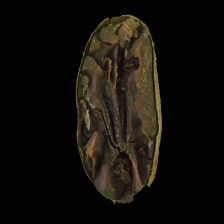
#> input picture The_new_thesis_approach/data/image(3).JPG, 224 x 224 px, found by its file name
$ jupyter execute --allow-errors 14H.ipynb   (older library calls are emulated)
#> lines starting #> are read from the running program, lines starting #| are printed output that depends on the picture; after the words box and inside, x2 and y2 are one past the last pixel; in counts of white or black regions, pixels touching at a corner belong together
### The_new_thesis_approach/image_extractor.py
import cv2
import numpy as np
import matplotlib.pyplot as plt
from scipy.stats import skew, kurtosis
from skimage.feature import graycomatrix, graycoprops, local_binary_pattern
import sys;
import os;
import mahotas as mh

# [20 lines left out: functions partition, quicksort, not called in this run]

def linear_fn(x, c):
    if (x+c>255):
        return 255
    return x+c

def curved(x, c):
    return 255*np.power(x/255, 1/c)

def init_lut(fn, coefficient):
    LUT = []
    for i in range(256):
        LUT.append(np.uint8(fn(i, coefficient)))
    return LUT

def apply_lut(img, channel, LUT):

    newimg = np.zeros(np.shape(img), dtype=np.uint8)
    for i in range(img.shape[0]):
        for j in range(img.shape[1]):
            newimg[i][j] = img[i][j]
            newimg[i][j][channel] = LUT[img[i][j][channel]]
    return newimg

def hsv_filter(im):
    image = im
    sp = np.shape(image)
    for i in range(sp[0]):
        for j in range(sp[1]):
            if image[i][j][2]<40:
                image[i][j] = np.array([0, 0, 0])
    # h,s,v = cv2.split(im)
    # th_v = cv2.threshold(v, 25, 255, cv2.THRESH_TOZERO)

    return image

# [73 lines left out: functions histogram_analysis, statistic_analysis, geometry_analysis, draw_bb, HE, not called in this run]

def bounding_box(image):
    ret, im = cv2.threshold(image, 20, 255, cv2.THRESH_BINARY)
    contours, hie = cv2.findContours(im, cv2.RETR_LIST, cv2.CHAIN_APPROX_SIMPLE)
    for cnt in contours:
        x,y,w,h = cv2.boundingRect(cnt)
        if (w>50) and (w>100):
            return x,y,w,h,cnt
    return 0,0,0,0,[]

# [55 lines left out: functions seperate_chanel, hsv_contour_extract, not called in this run]

def aspect_crop(image, x,y,w,h):
    c = int((w-max(int(h/2),w))/2)
    return image[y:y+h,x+c:x+max(w,int(h/2))+c]

def preprocess_hsv(image_bgr, lut1=None, lut2=None, Contour=True, origin_bgr=False):
    image_hsv = cv2.cvtColor(image_bgr, cv2.COLOR_BGR2HSV)
    if (lut2!=None):
        image_hsv = apply_lut(image_hsv, 2, lut2)   #tang brightness
    if (lut1!=None):
        image_hsv = apply_lut(image_hsv, 1, lut1)   #tang Sat
    image_hsv = hsv_filter(image_hsv)
    x,y,w,h,cnt = bounding_box(image_hsv[:,:,2])
    ellipse = cv2.fitEllipse(cnt)
    (eX, eY), (alX, alY), orientation = ellipse
    if orientation>90:
        orientation = -180+orientation
    a = orientation * 2*np.pi/360
    im_wid_input, im_hei_input = np.shape(image_bgr[:,:,2])
    mx = im_wid_input/2
    my = im_hei_input/2
    alp = np.cos(a)
    bet = np.sin(a)
    image_hsv = cv2.warpAffine(image_hsv, np.float32([[alp, bet, (1-alp)*mx - bet*my], [-bet, alp, bet*mx + (1-alp)*my]]), (im_wid_input, im_hei_input))
    # if origin_bgr:
    rot_bgr = cv2.warpAffine(image_bgr, np.float32([[alp, bet, (1-alp)*mx - bet*my], [-bet, alp, bet*mx + (1-alp)*my]]), (im_wid_input, im_hei_input))
    x,y,w,h,cnt2 = bounding_box(rot_bgr[:,:,0])
    if Contour==True:
        if origin_bgr:
            return aspect_crop(image_hsv, x,y,w,h), cnt2, ellipse, rot_bgr
        return aspect_crop(image_hsv, x,y,w,h), cnt2, ellipse                    # return ellipse
    else:
        return aspect_crop(image_hsv, x,y,w,h)

class LocalBinaryPatterns:
  def __init__(self, numPoints, radius):
    self.numPoints = numPoints
    self.radius = radius

  # [9 lines left out: function describe, not called in this run]

class DataSetup:
    # [61 lines left out: functions __init__, show, concat, not called in this run]

class feature_extract:
    def __init__(self) -> None:
        self.lut1 = init_lut(fn=linear_fn, coefficient=5)
        self.lut2 = init_lut(fn=curved, coefficient=1.5)
        self.image_hsv = None
        self.image_rgb = None
        self.origin_rgb = None
        self.image_bgr = None
        self.clahe6 = cv2.createCLAHE(6, (8,8))
        self.clahe1 = cv2.createCLAHE(1, (8,8))
        self.clahe4 = cv2.createCLAHE(4, (8,8))
        self.im_size = (128,256)
        self.gabor_filter = []
        theta = [0, np.pi/6,  np.pi/3, np.pi/2, -np.pi/3, -np.pi/6]
        for i in range(len(theta)):
            self.gabor_filter.append(cv2.getGaborKernel((35,35), sigma=6, theta=theta[i], lambd=6*np.pi, gamma=0.2, psi=0))
        self.cnt = None
        self.ellipse = None
        self.clahe_v = None
        self.level = 16
        self.overall_geometry = None
        self.overall_rgb_stat = None
        self.overall_hsv_stat = None
        self.grid_stat = None
        self.glcm_grid = None
        self.n1 = None
        self.n2 = None
        self.n3 = None
        self.structure = None
        self.mold = None
        self.purple = None
        self.bins = np.linspace(0, 256, self.level+1)
        self.glcm_dissimilarity = None
        self.glcm_correlation = None
        self.glcm_asm = None
        self.glcm_energy = None
        self.glcm_homogeneity = None
        self.glcm_contrast = None
        self.myhist_H = []
        self.myhist_S = []
        self.myhist_V = []
        self.lbp_obj = LocalBinaryPatterns(24,8)
        self.lbp_hist = None
        self.h_features = None
        self.red_haralick = None
        self.blue_haralick = None
        pass

    # [12 lines left out: function extract, not called in this run]

    def pre_process(self, image_bgr, fast=False):
        self.image_hsv, self.cnt, self.ellipse, image2 = preprocess_hsv(image_bgr, self.lut1, self.lut2, Contour=True, origin_bgr=True)
        self.image_hsv = cv2.resize(self.image_hsv, self.im_size)
        self.image_rgb = cv2.cvtColor(self.image_hsv, cv2.COLOR_HSV2RGB)
        if fast==False:
            x,y,w,h = cv2.boundingRect(self.cnt)
            self.origin_rgb = cv2.resize(cv2.cvtColor(image2[y:y+h, x:x+w], cv2.COLOR_BGR2RGB),self.im_size)
            self.clahe_v = self.clahe6.apply(self.image_hsv[:,:,2])

    def pre_process2(self, address):
        self.image_bgr = cv2.imread(address)
        # self.image_hsv = cv2.cvtColor(image_bgr, cv2.COLOR_BGR2HSV)


    # [174 lines left out: functions extract_structure, extract_mold, extract_haralick, extract_glcm_grid, extract_color_grid, extract_compress_HSV and 1 more, not called in this run]

    def extract_lbp(self):
        self.lbp_hist = self.lbp_obj.describe(cv2.cvtColor(self.image_rgb, cv2.COLOR_RGB2GRAY))


### The_new_thesis_approach/14H.ipynb
[cell 1]
import cv2
import numpy as np
from numpy import shape
import matplotlib.pyplot as plt
from image_extractor import feature_extract
import mahotas as mh

[cell 2]
# [9 lines of commented-out code are left out]
image_dir = 'D:/Thesis_data/mlp_data/training_img/Compartmentalized_Brown/image(3).JPG'
# image_dir  = '/Users/lochuynhquang/Desktop/Color_Corrected_512x512/Plated_PartiallyPurple/image (10).JPG'

[cell 3]
extractor = feature_extract()
image_bgr = cv2.imread(image_dir)
#> image_bgr is the input picture: shape (224, 224, 3); mean B, G, R 10, 14.8, 17.7
#> (the rest of this cell did not finish here and is left out)

#> in preprocess_hsv, `image_hsv = cv2.cvtColor(image_bgr, cv2.COLOR_BGR2HSV)`: image_hsv: shape (224, 224, 3); mean H, S, V 9.7, 45.4, 17.8
#> after the loop in apply_lut, `for i in range(img.shape[0]):`: newimg: shape (224, 224, 3); mean H, S, V 9.7, 45.4, 27.6
#> after the loop in apply_lut (call 2), `for i in range(img.shape[0]):`: newimg: shape (224, 224, 3); mean H, S, V 9.7, 50.1, 27.6
#> after the loop in hsv_filter, `for i in range(sp[0]):`: image: shape (224, 224, 3); mean H, S, V 5.3, 31.5, 26.8
#> in bounding_box, `ret, im = cv2.threshold(image, 20, 255, cv2.THRESH_BINARY)`:
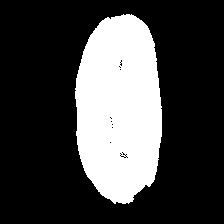
#> im: shape (224, 224); 26.5% white; 1 white region
#> in bounding_box, `ret, im = cv2.threshold(image, 20, 255, cv2.THRESH_BINARY)`:
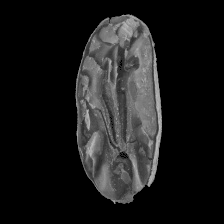
#> image: shape (224, 224); min 0, max 190, mean 26.8
#> in bounding_box, `contours, hie = cv2.findContours(im, cv2.RETR_LIST, cv2.CHAIN_APPROX_S..`: contours = 24 contours, 23 with area under 20; largest, box (x1, y1, x2, y2) and area: (75, 14, 162, 204) 13096; hie = 24 rows, first 6: [1, -1, -1, -1], [2, 0, -1, -1], [3, 1, -1, -1], [4, 2, -1, -1], [5, 3, -1, -1], [6, 4, -1, -1]
#> the loop in bounding_box, `for cnt in contours:` made 24 passes
#> (cnt, x, y, w, h) on passes 1, 3, 5, 6, 7, 8, 10, 11, 12, 13: ([[126, 157], [127, 156], [128, 157], [127, 158]], 126, 156, 3, 3), ([[125, 156], [126, 155], [127, 156], [126, 157]], 125, 155, 3, 3), ([[124, 155], [125, 154], [126, 155], [125, 156]], 124, 154, 3, 3), ([[119, 155], [120, 154], [121, 155], [120, 156]], 119, 154, 3, 3), ([[125, 154], [126, 153], [127, 154], [126, 155]], 125, 153, 3, 3), ([[120, 154], [121, 153], [122, 154], [121, 155]], 120, 153, 3, 3), ([[119, 153], [120, 152], [121, 153], [120, 154]], 119, 152, 3, 3), ([[121, 152], [122, 151], [123, 152], [122, 153]], 121, 151, 3, 3), ([[109, 142], [110, 141], [111, 142], [110, 143]], 109, 141, 3, 3), ([[111, 127], [112, 126], [113, 127], [112, 128]], 111, 126, 3, 3)
#> (x, y, w, h) on passes 2, 4, 9, 21, 23, 24: (123, 156, 4, 3), (120, 155, 5, 3), (122, 152, 4, 4), (119, 62, 4, 5), (120, 59, 3, 4), (75, 14, 87, 190)
#> in preprocess_hsv, `x,y,w,h,cnt = bounding_box(image_hsv[:,:,2])`: x = 0; cnt = []
image_rgb = extractor.image_rgb
image_hsv = extractor.image_hsv
plt.imshow(image_rgb)
plt.show()

#> (a cell that did not finish here is left out)

#> (a cell that did not finish here is left out)

#> (a cell that did not finish here is left out)

#> (a cell that did not finish here is left out)

#> (a cell that did not finish here is left out)
